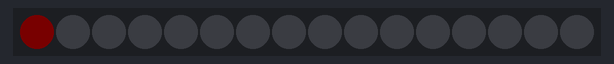
This sketch was run on a simulated Arduino Uno, built with avr-gcc and run on an emulated ATmega328P. Parts: 16 RGB LEDs in strip order, left to right. Dim RGB values are drawn brighter than linear.

Above: at 0.15 s.
At 0.55 s:
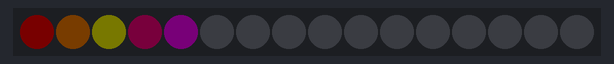
At 0.96 s:
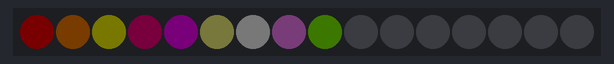
At 1.7 s:
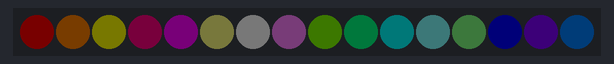

The sketch:

Static.ino
```cpp
// RGBW (Red Green Blue White Neo-Pixel starter code
// 16 LEDS with no loop inside of void loop()
// CW Coleman 170413

#include <Adafruit_NeoPixel.h>
#ifdef __AVR__
  #include <avr/power.h>
#endif

#define PIN 6

#define NUM_LEDS 16

#define BRIGHTNESS 2

Adafruit_NeoPixel strip = Adafruit_NeoPixel(NUM_LEDS, PIN, NEO_GRBW + NEO_KHZ800);


void setup() {
  Serial.begin(115200);
  strip.setBrightness(BRIGHTNESS);
  strip.begin();
  strip.show(); // Initialize all pixels to 'off'
}

// Initialize some variables for the void loop()
int led, red, green, blue, white;
int wait = 100;

void loop() {
  led = 0; red = 255; green = 0; blue = 0; white = 10;
  strip.setPixelColor(led, red, green , blue, white);
  delay(wait);
  strip.show();

  led = 1; red = 255; green = 120; blue = 0; white = 10;
  strip.setPixelColor(led, red, green , blue, white);
  delay(wait);
  strip.show();

  led = 2; red = 255; green = 255; blue = 0; white = 10;
  strip.setPixelColor(led, red, green , blue, white);
  delay(wait);
  strip.show();

  led = 3; red = 255; green = 0; blue = 120; white = 10;
  strip.setPixelColor(led, red, green , blue, white);
  delay(wait);
  strip.show();

  led = 4; red = 255; green = 0; blue = 255; white = 10;
  strip.setPixelColor(led, red, green , blue, white);
  delay(wait);
   strip.show();

  led = 5; red = 255; green = 255; blue = 120; white = 10;
  strip.setPixelColor(led, red, green , blue, white);
  delay(wait);
   strip.show();

  led = 6; red = 255; green = 255; blue = 255; white = 10;
  strip.setPixelColor(led, red, green , blue, white);
  delay(wait);
   strip.show();

    led = 7; red = 255; green = 120; blue = 255; white = 10;
  strip.setPixelColor(led, red, green , blue, white);
  delay(wait);
   strip.show();

    led = 8; red = 120; green = 255; blue = 0; white = 10;
  strip.setPixelColor(led, red, green , blue, white);
  delay(wait);
   strip.show();

    led = 9; red = 0; green = 255; blue = 120; white = 10;
  strip.setPixelColor(led, red, green , blue, white);
  delay(wait);
   strip.show();

    led = 10; red = 0; green = 255; blue = 255; white = 10;
  strip.setPixelColor(led, red, green , blue, white);
  delay(wait);
   strip.show();

    led = 11; red = 120; green = 255; blue = 255; white = 10;
  strip.setPixelColor(led, red, green , blue, white);
  delay(wait);
   strip.show();

    led = 12; red = 120; green = 255; blue = 120; white = 10;
  strip.setPixelColor(led, red, green , blue, white);
  delay(wait);
   strip.show();

    led = 13; red = 0; green = 0; blue = 255; white = 10;
  strip.setPixelColor(led, red, green , blue, white);
  delay(wait);
   strip.show();

   led = 14; red = 120; green = 0; blue = 255; white = 10;
  strip.setPixelColor(led, red, green , blue, white);
  delay(wait);
   strip.show();

  led = 15; red = 0; green = 120; blue = 255; white = 10;
  strip.setPixelColor(led, red, green , blue, white);
  delay(wait);
  strip.show();

}
```
